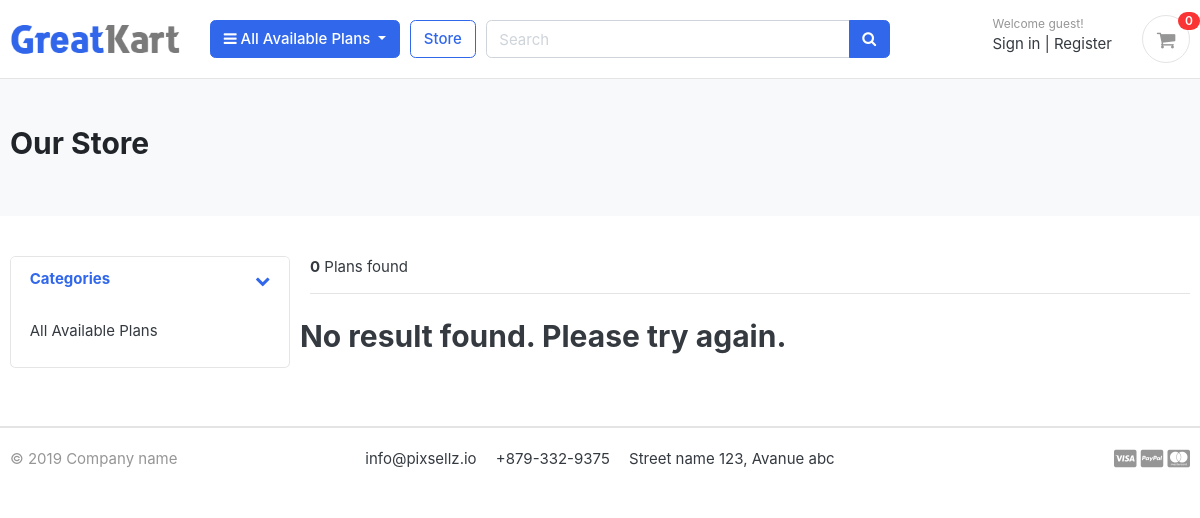
The page /store/ on the database as committed earlier.
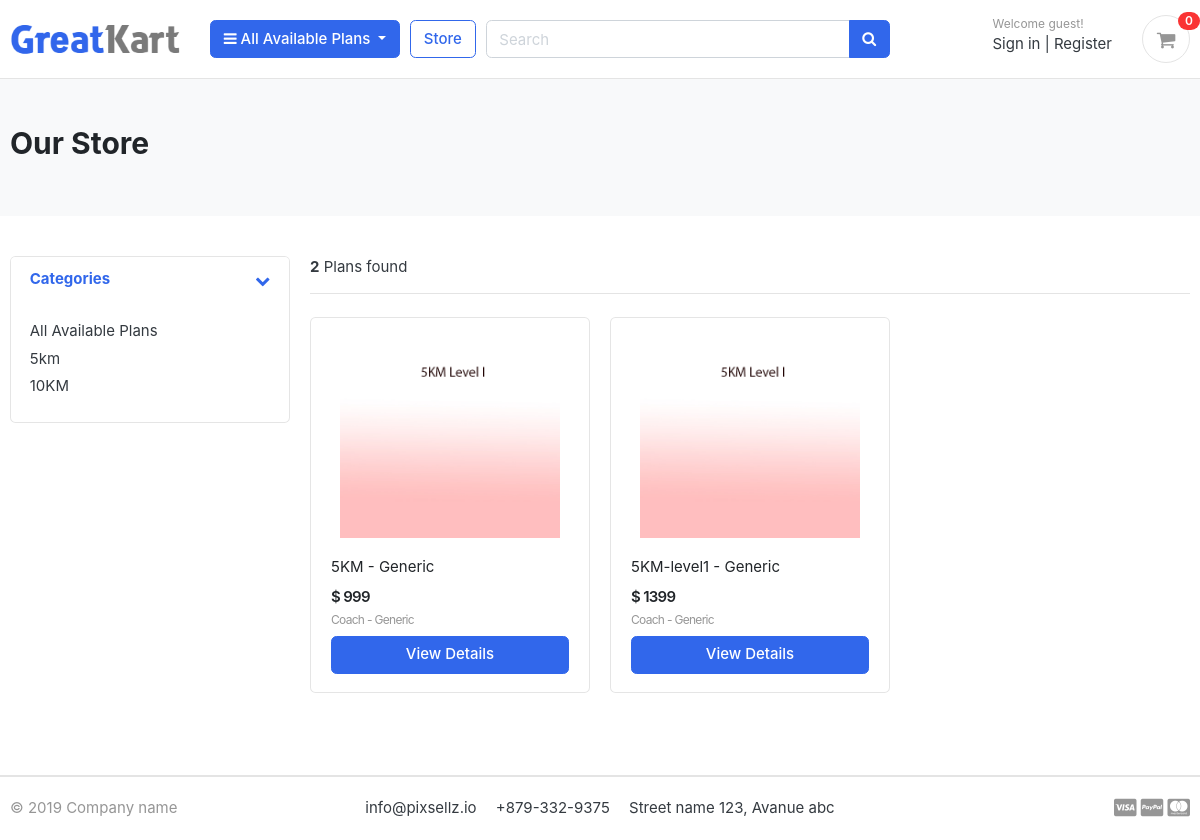
The same page on the database as committed later.
### category/models.py (models this page shows, shortened)
class Category(models.Model):
    category_name = models.CharField(max_length=50, unique=True)
    slug = models.SlugField(max_length=100, unique=True)
    description = models.TextField(max_length=255, blank=True)
    cat_image = models.ImageField(upload_to='photos/categories', blank=True)
    class Meta:
        verbose_name = 'category'
        verbose_name_plural = 'categories'
    def get_url(self):
            return reverse('products_by_category', args=[self.slug])

### store/models.py (models this page shows, shortened)
class Product(models.Model):
    product_name    = models.CharField(max_length=200, unique=True)
    slug            = models.SlugField(max_length=200, unique=True)
    description     = models.TextField(max_length=500, blank=True)
    price           = models.IntegerField()
    images          = models.ImageField(upload_to='photos/products')
    coach           = models.CharField(max_length=500, blank=True, default='Generic')
    is_available    = models.BooleanField(default=True)
    category        = models.ForeignKey(Category, on_delete=models.CASCADE)
    created_date    = models.DateTimeField(auto_now_add=True)
    modified_date   = models.DateTimeField(auto_now=True)
    level           = models.CharField(max_length=255,choices=[('1','Level 1'),('2','Level II'),('3','Level III')],default="1")
    def get_url(self):
        return reverse('product_detail', args=[self.category.slug, self.slug])

### store/views.py (the view)
# urls.py: path('store/', include('store.urls')),
def store(request, category_slug=None):
    categories = None
    products = None
    if category_slug != None:
        categories = get_object_or_404(Category, slug=category_slug)
        products = Product.objects.filter(category=categories, is_available=True)
        paginator = Paginator(products, 6)
        page = request.GET.get('page')
        paged_products = paginator.get_page(page)
        product_count = products.count()
    else:
        products = Product.objects.all().filter(is_available=True).order_by('id')
        paginator = Paginator(products, 6)
        page = request.GET.get('page')
        paged_products = paginator.get_page(page)
        product_count = products.count()
    context = {
        'products': paged_products,
        'product_count': product_count,
    }
    return render(request, 'store/store.html', context)

### carts/context_processors.py (called while the page is built)
def counter(request):
    cart_count = 0
    if 'admin' in request.path:
        return {}
    else:
        try:
            cart = Cart.objects.filter(cart_id=_cart_id(request))
            if request.user.is_authenticated:
                cart_items = CartItem.objects.all().filter(user=request.user)
            else:
                cart_items = CartItem.objects.all().filter(cart=cart[:1])
            for cart_item in cart_items:
                cart_count += cart_item.quantity
        except Cart.DoesNotExist:
            cart_count = 0
    return dict(cart_count=cart_count)

### carts/views.py (called while the page is built)
def _cart_id(request):
    cart = request.session.session_key
    if not cart:
        cart = request.session.create()
    return cart

### category/context_processors.py (called while the page is built)
def menu_links(request):
    links = Category.objects.all()
    return dict(links=links)

### templates/store/store.html (shortened to what this page needs)
{% extends 'base.html' %}
{% load static %}
{% block content %}
<section class="section-pagetop bg">
<div class="container">
	{% if 'search' in request.path %}
		<h2 class="title-page">Search Result</h2>
	{% else %}
		<h2 class="title-page">Our Store</h2>
	{% endif %}
</div>
</section>
<section class="section-content padding-y">
<div class="container">
<div class="row">
	<aside class="col-md-3">
<div class="card">
	<article class="filter-group">
		<header class="card-header">
			<a href="#" data-toggle="collapse" data-target="#collapse_1" aria-expanded="true" class="">
				<i class="icon-control fa fa-chevron-down"></i>
				<h6 class="title">Categories</h6>
			</a>
		</header>
		<div class="filter-content collapse show" id="collapse_1" style="">
			<div class="card-body">
				<ul class="list-menu">
					<li><a href="{% url 'store' %}">All Available Plans</a></li>
					{% for category in links %}
				<li><a href="{{ category.get_url }}">{{ category.category_name }}  </a></li>
					{% endfor %}
				</ul>
			</div>
		</div>
	</article>
</div>
	</aside>
	<main class="col-md-9">
<header class="border-bottom mb-4 pb-3">
		<div class="form-inline">
			<span class="mr-md-auto"><b>{{ product_count }}</b> Plans found </span>
		</div>
</header>
<div class="row">
	{% if products %}
	{% for product in products %}
	<div class="col-md-4">
		<figure class="card card-product-grid">
			<div class="img-wrap">
				<a href="{{ product.get_url }}"><img src="{{ product.images.url }}"></a>
				<br>
			</div>
			<figcaption class="info-wrap">
				<div class="fix-height">
					<a href="{{ product.get_url }}" class="title">{{ product.product_name }} - {{ product.coach }}</a>
					<div class="price-wrap mt-2">
						<span class="price">$ {{ product.price }}</span>
						<br>
						<small class="title text-muted">Coach - {{ product.coach }}</small>
					</div>
				</div>
				<a href="{{ product.get_url }}" class="btn btn-block btn-primary">View Details </a>
			</figcaption>
		</figure>
	</div>
	{% endfor %}
	{% else %}
	<div>
		<h2>No result found. Please try again.</h2>
	</div>
	{% endif %}
</div>
	</main>
</div>
</div>
</section>
{% endblock %}

### templates/base.html (shortened to what this page needs)
{% load static %}
<!DOCTYPE HTML>
<html lang="en">
<head>
<link href="{% static 'css/bootstrap.css' %}" rel="stylesheet" type="text/css"/>
<link href="{% static 'fonts/fontawesome/css/all.min.css' %}" type="text/css" rel="stylesheet">
<link href="{% static 'css/ui.css' %}" rel="stylesheet" type="text/css"/>
<link href="{% static 'css/responsive.css' %}" rel="stylesheet" media="only screen and (max-width: 1200px)" />
<link href="{% static 'css/custom.css' %}" rel="stylesheet" type="text/css"/>
<link rel="stylesheet" href="https://cdnjs.cloudflare.com/ajax/libs/font-awesome/4.7.0/css/font-awesome.min.css">
</head>
<body>
  {% include 'includes/navbar.html' %}
  {% block content %}{% endblock %}
{% include 'includes/footer.html' %}

### templates/includes/navbar.html (shortened to what this page needs)
{% load static %}
<header class="section-header">
<section class="header-main border-bottom">
  <div class="container">
<div class="row align-items-center">
  <div class="col-lg-2 col-md-3 col-6">
    <a href="{% url 'home' %}" class="brand-wrap">
      <img class="logo" src="{% static './images/logo.png' %}">
    </a>
  </div>
  <div class="col-lg col-sm col-md col-6 flex-grow-0">
    <div class="category-wrap dropdown d-inline-block float-right">
      <button type="button" class="btn btn-primary dropdown-toggle" data-toggle="dropdown">
        <i class="fa fa-bars"></i> All Available Plans
      </button>
    </div>
  </div>
  <a href="{% url 'store' %}" class="btn btn-outline-primary">Store</a>
  <div class="col-lg  col-md-6 col-sm-12 col">
    <form action="{% url 'search' %}" class="search" method='GET'>
      <div class="input-group w-100">
          <input type="text" class="form-control" style="width:60%;" placeholder="Search" name="keyword" required>
          <div class="input-group-append">
            <button class="btn btn-primary" type="submit">
              <i class="fa fa-search"></i>
            </button>
          </div>
        </div>
    </form>
  </div>
  <div class="col-lg-3 col-sm-6 col-8 order-2 order-lg-3">
        <div class="d-flex justify-content-end mb-3 mb-lg-0">
          {% if user.id is None %}
          <div class="widget-header">
            <small class="title text-muted">Welcome guest!</small>
            <div>
              <a href="{% url 'login' %}">Sign in</a> <span class="dark-transp"> | </span>
              <a href="{% url 'register' %}"> Register</a>
            </div>
          </div>
          {% endif %}
          <a href="{% url 'cart' %}" class="widget-header pl-3 ml-3">
            <div class="icon icon-sm rounded-circle border"><i class="fa fa-shopping-cart"></i></div>
            <span class="badge badge-pill badge-danger notify">{{cart_count}}</span>
          </a>
        </div>
      </div>
</div>
  </div>
</section>
</header>

### templates/includes/footer.html (shortened to what this page needs)
<footer class="section-footer border-top">
	<div class="container">
		<section class="footer-bottom border-top row">
			<div class="col-md-2">
				<p class="text-muted"> &copy 2019 Company name </p>
			</div>
			<div class="col-md-8 text-md-center">
				<span  class="px-2">info@pixsellz.io</span>
				<span  class="px-2">+879-332-9375</span>
				<span  class="px-2">Street name 123, Avanue abc</span>
			</div>
			<div class="col-md-2 text-md-right text-muted">
				<i class="fab fa-lg fa-cc-visa"></i>
				<i class="fab fa-lg fa-cc-paypal"></i>
				<i class="fab fa-lg fa-cc-mastercard"></i>
			</div>
		</section>
	</div>
</footer>
</body>
</html>

### static/css/ui.css (style rules this page uses)
html { font-family: "Inter", sans-serif; font-size: 15px; }
.img-wrap { text-align: center; display: block; }
.img-wrap img { max-width: 100%; }
.price-wrap { letter-spacing: -0.7px; }
.icon-xs, .icon-sm, .icon-md, .icon-lg { display: inline-block; text-align: center; flex-shrink: 0; flex-grow: 0; }
.icon-sm { width: 48px; height: 48px; line-height: 48px !important; font-size: 20px; }
.padding-y { padding-top: 40px; padding-bottom: 40px; }
figure { margin-bottom: 0; }
article:after, .form-group:after { display: block; clear: both; content: ""; }
.bg { background-color: #f8f9fa; }
.title-page { color: #212529; }
p:last-child { margin-bottom: 0; }
.header-main { position: relative; padding-top: 1rem; padding-bottom: 1rem; }
.brand-wrap .logo, .navbar-brand .logo { margin-right: 7px; max-height: 42px; display: inline-block; }
.widget-header { display: inline-block; vertical-align: middle; position: relative; }
.widget-header a { color: #343a40; }
.widget-header i { color: #969696; }
.widget-header .title { display: block; }
.widget-header .notify { position: absolute; top: -3px; right: -10px; }
.footer-bottom { padding-top: 20px; padding-bottom: 20px; }
[class*=list-] li:after { visibility: hidden; display: block; content: ""; overflow: hidden; height: 0; clear: both; }
.list-menu { list-style: none; margin: 0; padding-left: 0; }
.list-menu li { margin-bottom: 5px; }
.list-menu a { color: #343a40; }
[class*=card-product] a.title { color: #212529; display: block; }
[class*=card-product] .img-wrap { overflow: hidden; position: relative; }
[class*=card-product] .img-wrap img { height: 100%; max-width: 100%; width: auto; display: inline-block; -o-object-fit: cover; object-fit: cover; }
.card-product-grid { margin-bottom: 20px; }
.card-product-grid .img-wrap { border-radius: 0.2rem 0.2rem 0 0; height: 220px; }
.card-product-grid .info-wrap { overflow: hidden; padding: 18px 20px; }
.card-product-grid .fix-height { height: 80px; overflow: hidden; }
.card .img-wrap { overflow: hidden; }
.notify { position: absolute; top: -4px; right: -10px; display: inline-block; padding: 0.25em 0.6em; font-size: 12px; line-height: 1; text-align: center; border-radius: 3rem; color: #fff; background-color: #fa3434; }
.price { font-weight: 600; color: #212529; }
.icon-control { margin-top: 5px; float: right; font-size: 80%; }
.card-header .title { margin-bottom: 0; line-height: 1.5; }
.filter-group { border-bottom: 1px solid #e4e4e4; }
.filter-group .card-header { border-bottom: 0; }
.filter-group:last-child { border-bottom: 0; }
.section-pagetop { padding: 45px 0; }

Rows that differ between the two databases and show on the page:
added Category: category_name "5km"
added Category: category_name "10KM"
added Product: images (picture), product_name "5KM", coach "Generic", price "999"
added Product: images (picture), product_name "5KM-level1", coach "Generic", price "1399"
Other text that changed with them:
{{ product_count }}: "0" → "2"
text no longer shown: "No result found. Please try again."
